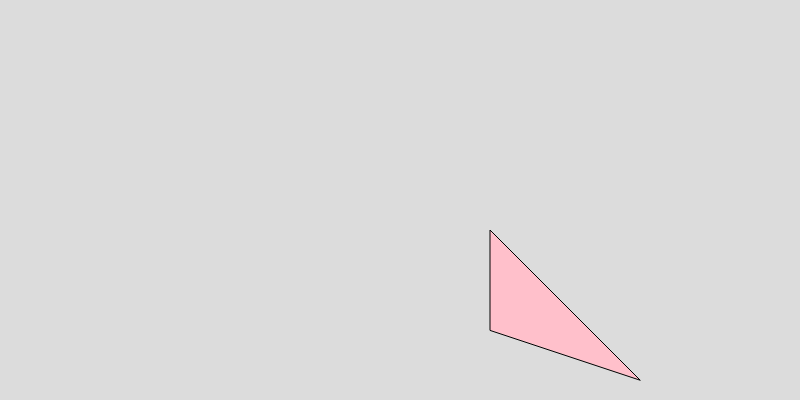
Frame 1 (no input)
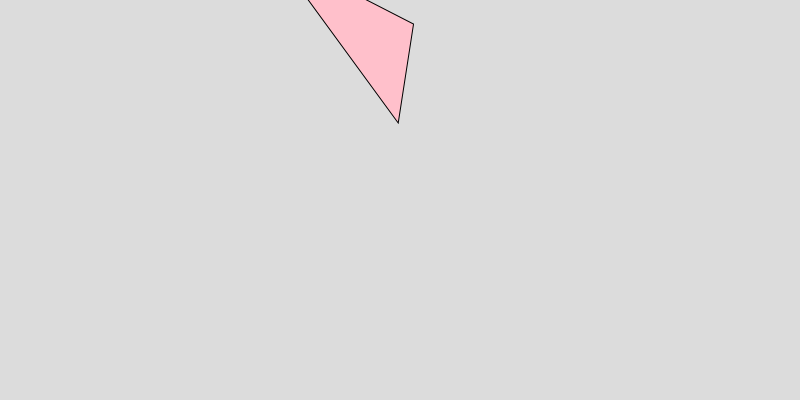
Frame 60 (no input)
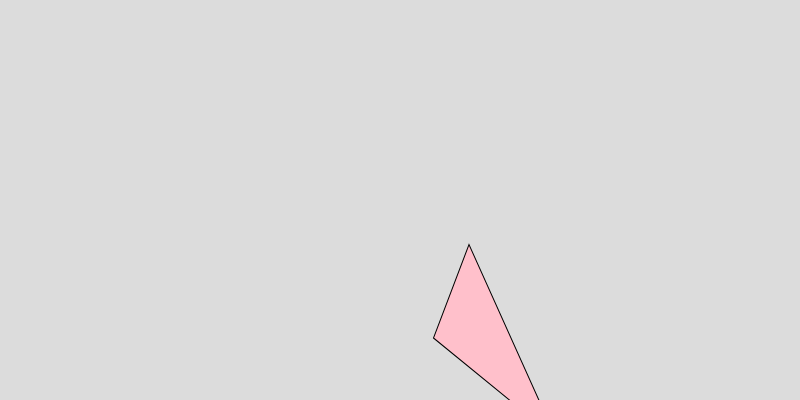
Frame 120 (the mouse pressed at the canvas centre since frame 60)

The p5.js sketch that drew these frames (run headless with seeded random() and noise() and a simulated clock; from frame 60 on, the mouse is pressed at the canvas centre):

// p5.js sketch
// ── sketch.js
let angleRotate = 0.0;

function setup() {
  createCanvas(800, 400);
}

function draw() {
  background(220);
  translate(440, 180);
  rotate(radians(angleRotate));
  fill("pink")
  triangle(200,200,50,50,50,150)
  angleRotate += 3.20;
}
